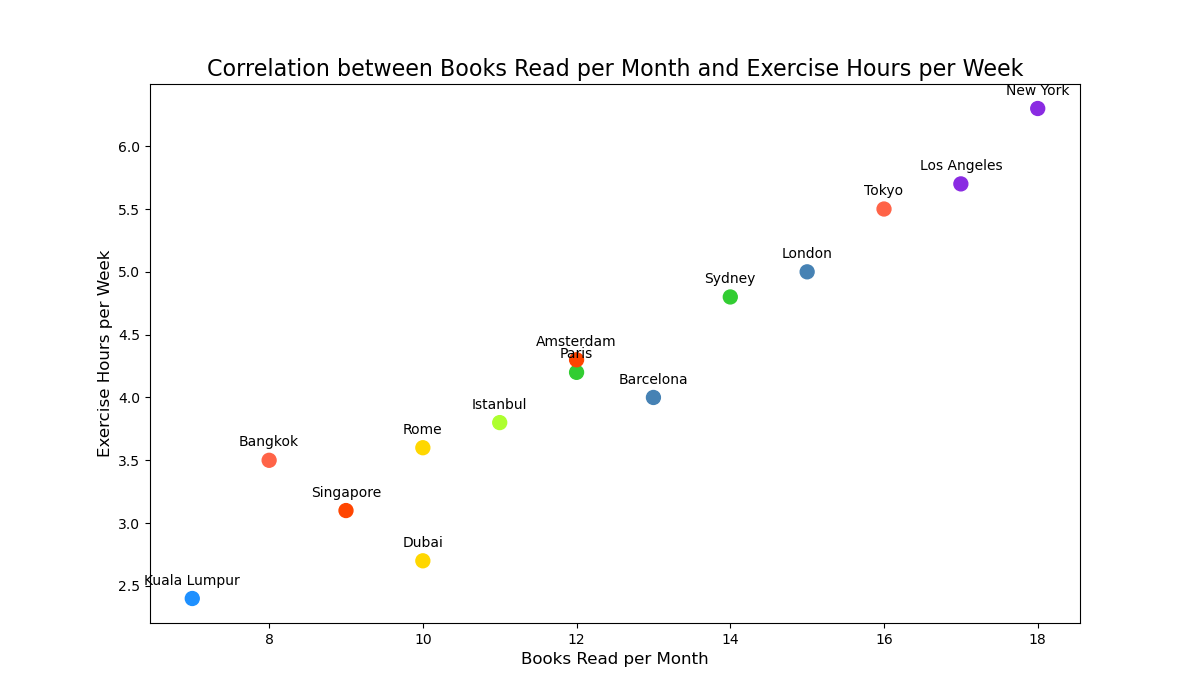

The Python source for this figure:

import matplotlib.pyplot as plt

# Data for scatterplot
cities = ["Bangkok", "London", "Paris", "Dubai", "New York", 
          "Singapore", "Kuala Lumpur", "Istanbul", "Tokyo", 
          "Barcelona", "Sydney", "Rome", "Los Angeles", "Amsterdam"]
books_read = [8, 15, 12, 10, 18, 9, 7, 11, 16, 13, 14, 10, 17, 12]
exercise_hours = [3.5, 5.0, 4.2, 2.7, 6.3, 3.1, 2.4, 3.8, 5.5, 4.0, 4.8, 3.6, 5.7, 4.3]

# Create scatterplot
plt.figure(figsize=(12, 7))
plt.scatter(books_read, exercise_hours, c=[
    '#FF6347', '#4682B4', '#32CD32', '#FFD700', '#8A2BE2',
    '#FF4500', '#1E90FF', '#ADFF2F', '#FF6347', '#4682B4',
    '#32CD32', '#FFD700', '#8A2BE2', '#FF4500'], s=100)

# Customize plot
plt.title('Correlation between Books Read per Month and Exercise Hours per Week', fontsize=16)
plt.xlabel('Books Read per Month', fontsize=12)
plt.ylabel('Exercise Hours per Week', fontsize=12)

# Annotate data points
for i, city in enumerate(cities):
    plt.annotate(city, (books_read[i], exercise_hours[i]), 
                 textcoords="offset points", xytext=(0,10), ha='center')

# Show plot
plt.show()
